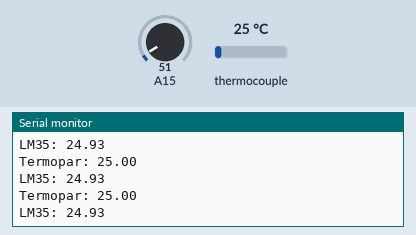
Bench run of a sketch on a simulated Arduino Mega 2560, built with avr-gcc and run on an emulated ATmega2560. Parts: the last lines printed to the serial monitor. Inputs (shaded band) come from the test bench; at power-on: thermocouple 25 °C, A15 = 51.

Above: at 1.3 s.
1.4 s: thermocouple set to 6 °C
At 1.82 s:
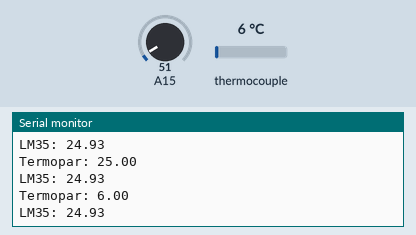
2.9 s: A15 set to 61
At 3.33 s:
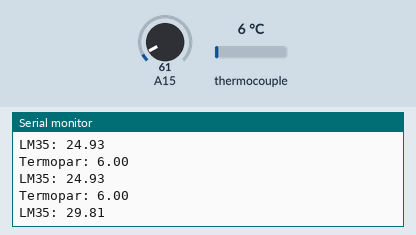
4.4 s: thermocouple set to 75 °C
At 4.83 s:
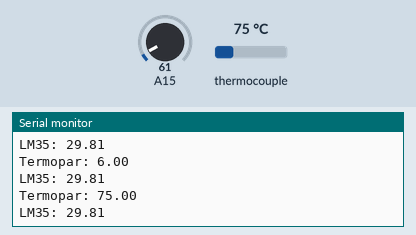
5.9 s: A15 set to 71
At 6.34 s:
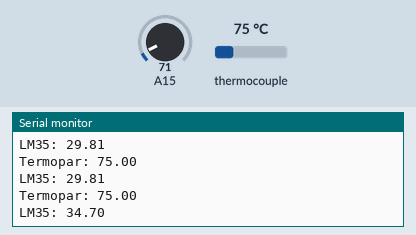
Timing chart, 0 to 8.4 s (numbered marks = the images above; inputs shaded):
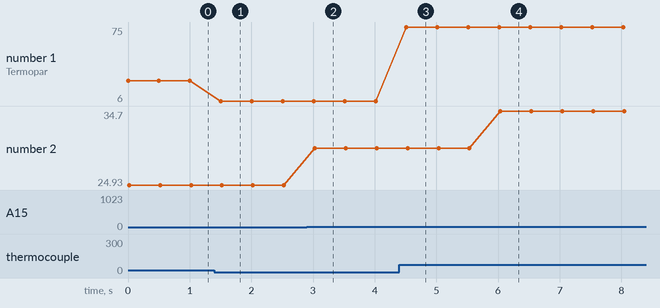

Measured:
- after the input at 1.4 s, the serial monitor: prints a new line after 0.11 s (image 1)
- after the input at 2.9 s, the serial monitor: prints a new line after 0.13 s (image 2)
- after the input at 4.4 s, the serial monitor: prints a new line after 0.12 s (image 3)
- after the input at 5.9 s, the serial monitor: prints a new line after 0.14 s (image 4)
- plotted number 1: 25 → 6 after the input at 1.4 s, 6 → 75 after the input at 4.4 s
- plotted number 2: 24.93 → 29.81 after the input at 2.9 s, 29.81 → 34.7 after the input at 5.9 s

The sketch:

ThermoCoupleK.ino
```cpp
#include <max6675.h>


// ThermoCouple
int thermo_gnd_pin = 45;
int thermo_vcc_pin = 47;
int thermo_so_pin  = 53;
int thermo_cs_pin  = 51;
int thermo_sck_pin = 49;

MAX6675 thermocouple(thermo_sck_pin, thermo_cs_pin, thermo_so_pin);
float dato1, temp1;

void setup() {
  Serial.begin(9600);
  pinMode(A15, INPUT);

  pinMode(thermo_vcc_pin, OUTPUT);
  pinMode(thermo_gnd_pin, OUTPUT);
  digitalWrite(thermo_vcc_pin, HIGH);
  digitalWrite(thermo_gnd_pin, LOW);
}

void loop() {
  dato1=analogRead (A15);
  temp1=(dato1*500)/1023;

  Serial.print("Termopar: ");
  Serial.println(thermocouple.readCelsius());
  Serial.print("LM35: ");
  Serial.println(temp1);

  delay(500);
}
```
